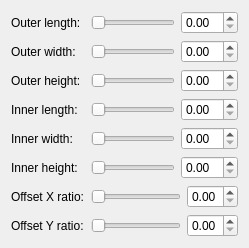
              <widget class="QWidget" name="pageIndentedCuboid">
               <layout class="QFormLayout" name="formLayout_8">
                <item row="0" column="0">
                 <widget class="QLabel" name="labelICLength">
                  <property name="text">
                   <string>Outer length:</string>
                  </property>
                 </widget>
                </item>
                <item row="0" column="1">
                 <layout class="QHBoxLayout" name="layoutICLength">
                  <item>
                   <widget class="QSlider" name="sliderICLength">
                    <property name="orientation">
                     <enum>Qt::Horizontal</enum>
                    </property>
                   </widget>
                  </item>
                  <item>
                   <widget class="QDoubleSpinBox" name="spinBoxICLength">
                    <property name="singleStep">
                     <double>0.100000000000000</double>
                    </property>
                   </widget>
                  </item>
                 </layout>
                </item>
                <item row="1" column="0">
                 <widget class="QLabel" name="labelICWidth">
                  <property name="text">
                   <string>Outer width:</string>
                  </property>
                 </widget>
                </item>
                <item row="1" column="1">
                 <layout class="QHBoxLayout" name="layoutICWidth">
                  <item>
                   <widget class="QSlider" name="sliderICWidth">
                    <property name="orientation">
                     <enum>Qt::Horizontal</enum>
                    </property>
                   </widget>
                  </item>
                  <item>
                   <widget class="QDoubleSpinBox" name="spinBoxICWidth">
                    <property name="singleStep">
                     <double>0.100000000000000</double>
                    </property>
                   </widget>
                  </item>
                 </layout>
                </item>
                <item row="2" column="0">
                 <widget class="QLabel" name="labelICHeight">
                  <property name="text">
                   <string>Outer height:</string>
                  </property>
                 </widget>
                </item>
                <item row="2" column="1">
                 <layout class="QHBoxLayout" name="layoutICHeight">
                  <item>
                   <widget class="QSlider" name="sliderICHeight">
                    <property name="orientation">
                     <enum>Qt::Horizontal</enum>
                    </property>
                   </widget>
                  </item>
                  <item>
                   <widget class="QDoubleSpinBox" name="spinBoxICHeight">
                    <property name="singleStep">
                     <double>0.100000000000000</double>
                    </property>
                   </widget>
                  </item>
                 </layout>
                </item>
                <item row="3" column="0">
                 <widget class="QLabel" name="labelICInnerLength">
                  <property name="text">
                   <string>Inner length:</string>
                  </property>
                 </widget>
                </item>
                <item row="3" column="1">
                 <layout class="QHBoxLayout" name="layoutICInnerLength">
                  <item>
                   <widget class="QSlider" name="sliderICInnerLength">
                    <property name="orientation">
                     <enum>Qt::Horizontal</enum>
                    </property>
                   </widget>
                  </item>
                  <item>
                   <widget class="QDoubleSpinBox" name="spinBoxICInnerLength">
                    <property name="singleStep">
                     <double>0.100000000000000</double>
                    </property>
                   </widget>
                  </item>
                 </layout>
                </item>
                <item row="4" column="0">
                 <widget class="QLabel" name="labelICInnerWidth">
                  <property name="text">
                   <string>Inner width:</string>
                  </property>
                 </widget>
                </item>
                <item row="4" column="1">
                 <layout class="QHBoxLayout" name="layoutICInnerWidth">
                  <item>
                   <widget class="QSlider" name="sliderICInnerWidth">
                    <property name="orientation">
                     <enum>Qt::Horizontal</enum>
                    </property>
                   </widget>
                  </item>
                  <item>
                   <widget class="QDoubleSpinBox" name="spinBoxICInnerWidth">
                    <property name="singleStep">
                     <double>0.100000000000000</double>
                    </property>
                   </widget>
                  </item>
                 </layout>
                </item>
                <item row="5" column="0">
                 <widget class="QLabel" name="labelICInnerHeight">
                  <property name="text">
                   <string>Inner height:</string>
                  </property>
                 </widget>
                </item>
                <item row="5" column="1">
                 <layout class="QHBoxLayout" name="layoutICInnerHeight">
                  <item>
                   <widget class="QSlider" name="sliderICInnerHeight">
                    <property name="orientation">
                     <enum>Qt::Horizontal</enum>
                    </property>
                   </widget>
                  </item>
                  <item>
                   <widget class="QDoubleSpinBox" name="spinBoxICInnerHeight">
                    <property name="singleStep">
                     <double>0.100000000000000</double>
                    </property>
                   </widget>
                  </item>
                 </layout>
                </item>
                <item row="6" column="0">
                 <widget class="QLabel" name="labelICOffsetX">
                   <property name="text">
                    <string>Offset X ratio:</string>
                   </property>
                 </widget>
                </item>
                <item row="6" column="1">
                 <layout class="QHBoxLayout" name="layoutICOffsetX">
                  <item>
                   <widget class="QSlider" name="sliderICOffsetX">
                    <property name="orientation">
                     <enum>Qt::Horizontal</enum>
                    </property>
                   </widget>
                  </item>
                  <item>
                   <widget class="QDoubleSpinBox" name="spinBoxICOffsetX">
                    <property name="singleStep">
                     <double>0.010000000000000</double>
                    </property>
                    <property name="maximum">
                     <double>1.000000000000000</double>
                    </property>
                   </widget>
                  </item>
                 </layout>
                </item>
                <item row="7" column="0">
                 <widget class="QLabel" name="labelICOffsetY">
                   <property name="text">
                    <string>Offset Y ratio:</string>
                   </property>
                 </widget>
                </item>
                <item row="7" column="1">
                 <layout class="QHBoxLayout" name="layoutICOffsetY">
                  <item>
                   <widget class="QSlider" name="sliderICOffsetY">
                    <property name="orientation">
                     <enum>Qt::Horizontal</enum>
                    </property>
                   </widget>
                  </item>
                  <item>
                   <widget class="QDoubleSpinBox" name="spinBoxICOffsetY">
                    <property name="singleStep">
                     <double>0.010000000000000</double>
                    </property>
                    <property name="maximum">
                     <double>1.000000000000000</double>
                    </property>
                   </widget>
                  </item>
                 </layout>
                </item>
               </layout>
              </widget>
